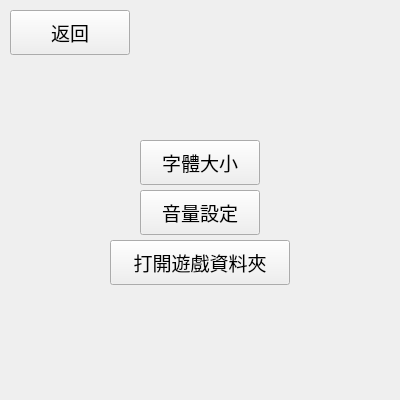
<?xml version="1.0" encoding="UTF-8"?>
<ui version="4.0">
 <class>Settings</class>
 <widget class="QWidget" name="Settings">
  <property name="geometry">
   <rect>
    <x>0</x>
    <y>0</y>
    <width>400</width>
    <height>400</height>
   </rect>
  </property>
  <property name="windowTitle">
   <string>Settings</string>
  </property>
  <widget class="QPushButton" name="bnt_open_folder">
   <property name="geometry">
    <rect>
     <x>110</x>
     <y>240</y>
     <width>180</width>
     <height>45</height>
    </rect>
   </property>
   <property name="font">
    <font>
     <pointsize>14</pointsize>
    </font>
   </property>
   <property name="text">
    <string>打開遊戲資料夾</string>
   </property>
  </widget>
  <widget class="QPushButton" name="btn_volume">
   <property name="geometry">
    <rect>
     <x>140</x>
     <y>190</y>
     <width>120</width>
     <height>45</height>
    </rect>
   </property>
   <property name="font">
    <font>
     <pointsize>14</pointsize>
    </font>
   </property>
   <property name="text">
    <string>音量設定</string>
   </property>
  </widget>
  <widget class="QPushButton" name="btn_back">
   <property name="geometry">
    <rect>
     <x>10</x>
     <y>10</y>
     <width>120</width>
     <height>45</height>
    </rect>
   </property>
   <property name="font">
    <font>
     <pointsize>14</pointsize>
    </font>
   </property>
   <property name="text">
    <string>返回</string>
   </property>
  </widget>
  <widget class="QPushButton" name="btn_font">
   <property name="geometry">
    <rect>
     <x>140</x>
     <y>140</y>
     <width>120</width>
     <height>45</height>
    </rect>
   </property>
   <property name="font">
    <font>
     <pointsize>14</pointsize>
    </font>
   </property>
   <property name="text">
    <string>字體大小</string>
   </property>
  </widget>
 </widget>
 <resources/>
 <connections/>
</ui>
